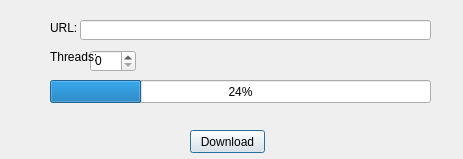
<?xml version="1.0" encoding="UTF-8"?>
<ui version="4.0">
 <class>Dialog</class>
 <widget class="QDialog" name="Dialog">
  <property name="geometry">
   <rect>
    <x>0</x>
    <y>0</y>
    <width>463</width>
    <height>159</height>
   </rect>
  </property>
  <property name="windowTitle">
   <string>Dialog</string>
  </property>
  <widget class="QPushButton" name="pushButton">
   <property name="geometry">
    <rect>
     <x>190</x>
     <y>130</y>
     <width>75</width>
     <height>23</height>
    </rect>
   </property>
   <property name="text">
    <string>Download</string>
   </property>
  </widget>
  <widget class="QProgressBar" name="progressBar">
   <property name="geometry">
    <rect>
     <x>50</x>
     <y>80</y>
     <width>381</width>
     <height>23</height>
    </rect>
   </property>
   <property name="value">
    <number>24</number>
   </property>
  </widget>
  <widget class="QLineEdit" name="Url">
   <property name="geometry">
    <rect>
     <x>80</x>
     <y>20</y>
     <width>351</width>
     <height>20</height>
    </rect>
   </property>
  </widget>
  <widget class="QLabel" name="label">
   <property name="geometry">
    <rect>
     <x>50</x>
     <y>20</y>
     <width>31</width>
     <height>16</height>
    </rect>
   </property>
   <property name="text">
    <string>URL:</string>
   </property>
  </widget>
  <widget class="QSpinBox" name="spinBox">
   <property name="geometry">
    <rect>
     <x>90</x>
     <y>50</y>
     <width>46</width>
     <height>22</height>
    </rect>
   </property>
  </widget>
  <widget class="QLabel" name="label_2">
   <property name="geometry">
    <rect>
     <x>50</x>
     <y>50</y>
     <width>46</width>
     <height>13</height>
    </rect>
   </property>
   <property name="text">
    <string>Threads:</string>
   </property>
  </widget>
 </widget>
 <layoutdefault spacing="6" margin="11"/>
 <resources/>
 <connections/>
</ui>
